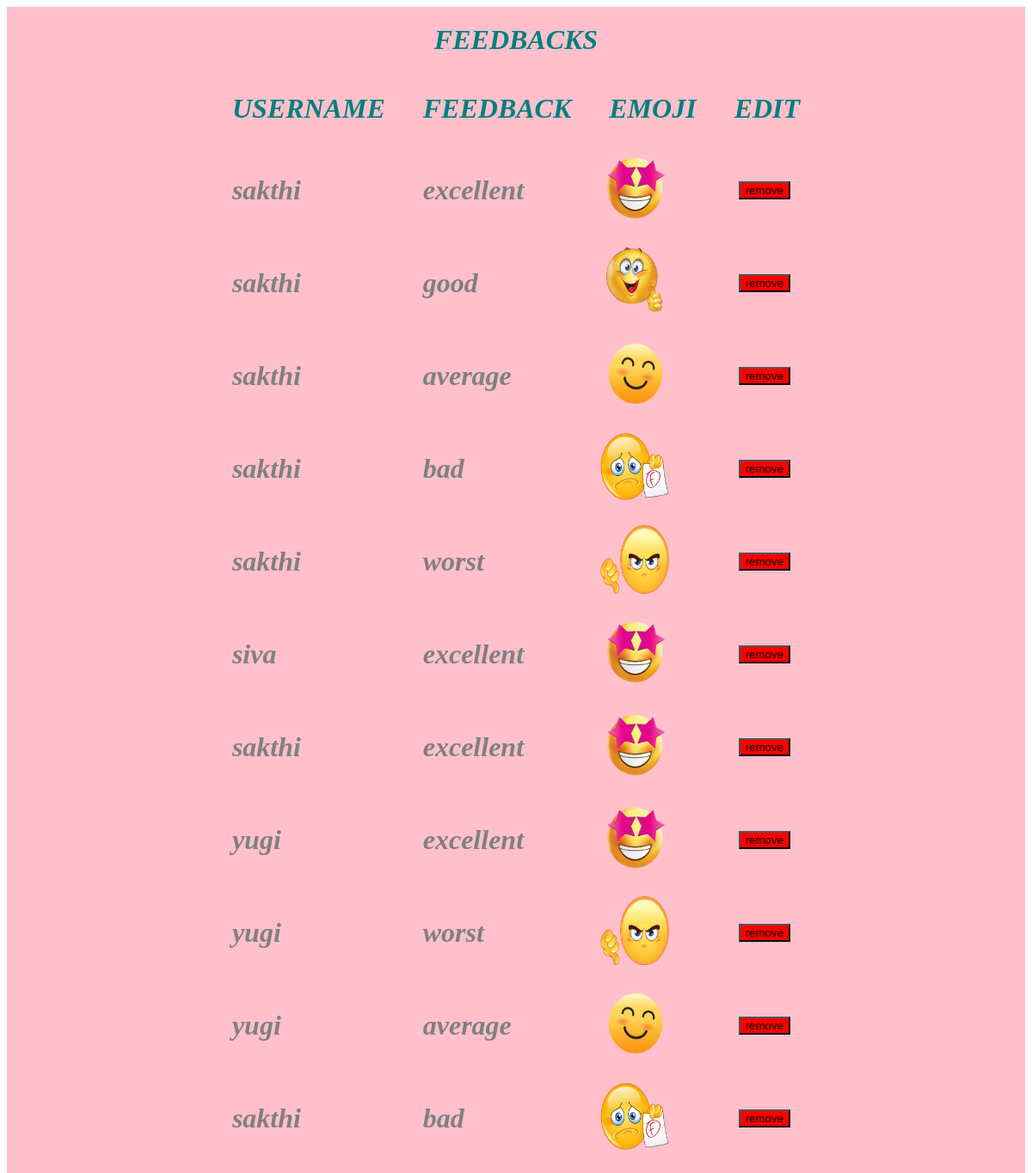
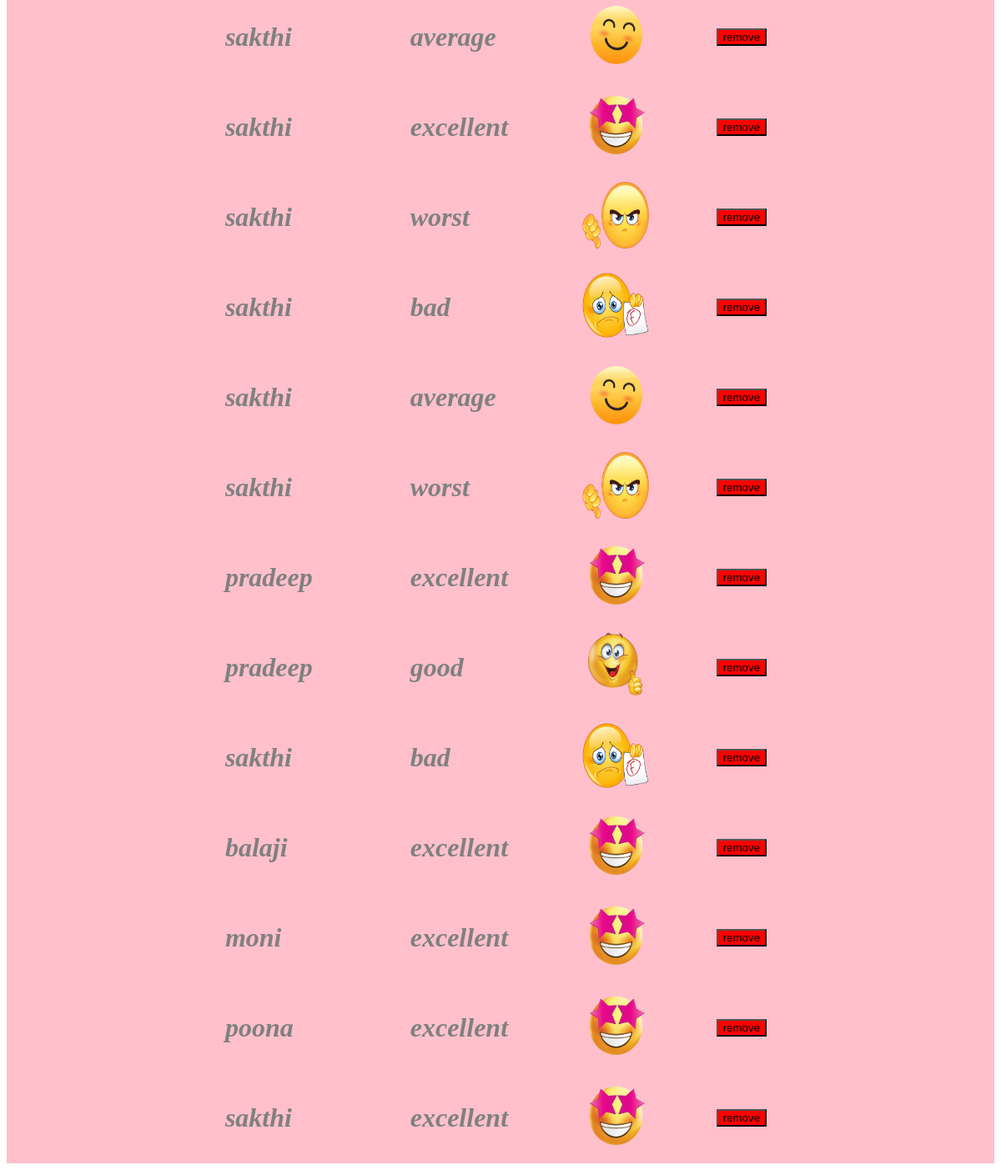
Page /feedbackdb on the earlier database version (2 pictures, top to bottom).
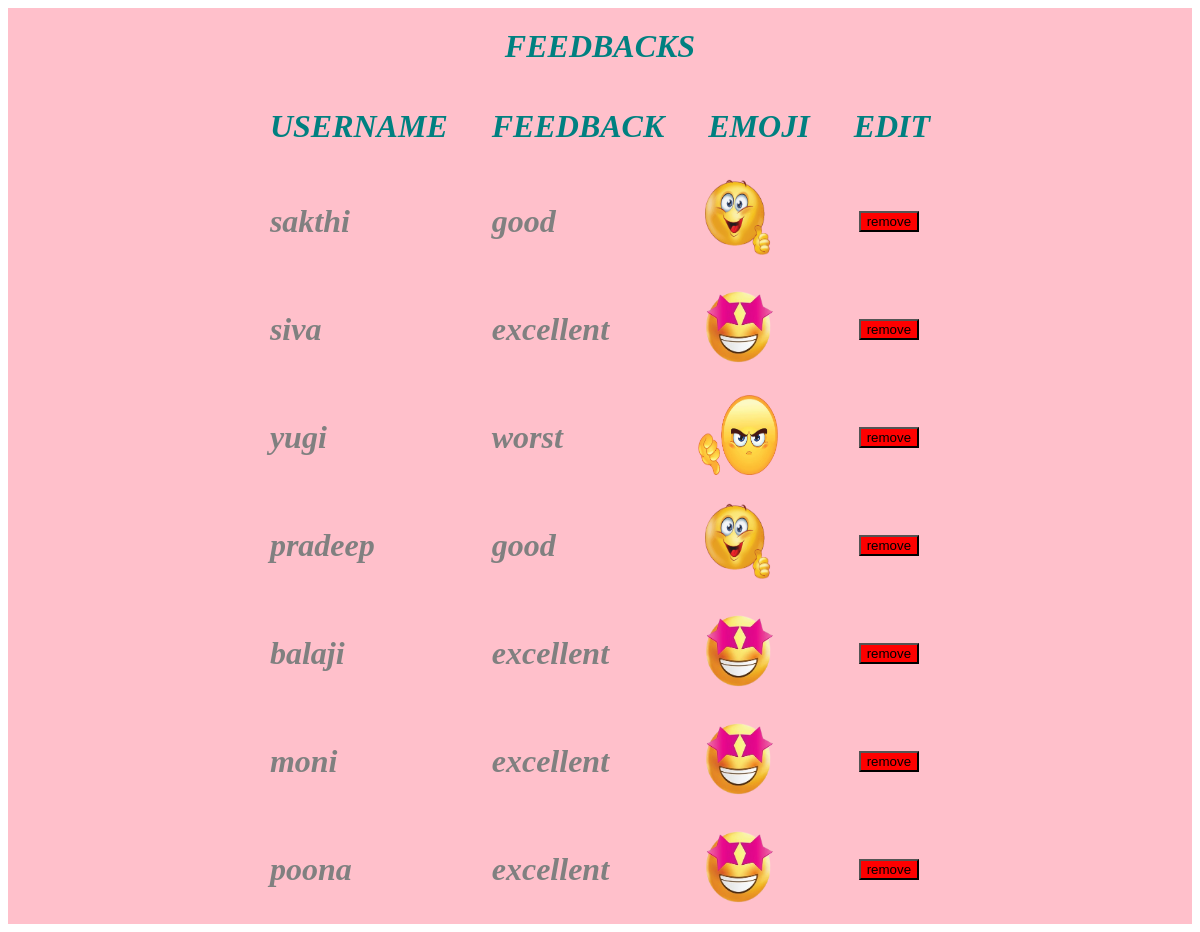
Same page on the later database version.
### tables this page shows
CREATE TABLE "feedback" (
	"username"	TEXT NOT NULL,
	"feedback"	TEXT NOT NULL,
	"emoji"	TEXT NOT NULL
);

### app.py (the view)
@app.route("/feedbackdb")
def feedbackDb():
    conn=sql.connect("flames.db")
    cur=conn.cursor()
    cur.execute("select * from feedback")
    data=cur.fetchall()
    l=[]
    for i in data:
        dic={"username":i[0],"feedback":i[1],"emoji":i[2]}
        l.append(dic)
    return render_template("feedbackdb.html",data=l)

### templates/feedbackdb.html (shortened to what this page needs)
<!DOCTYPE html>
<html>
    <head>
        <link rel="stylesheet" href="/static/feedbackdb.css">
    </head>
    <body>
        <div class="flex">
            <h1 class="dark">FEEDBACKS</h1>
            <table>
                <tr>
                    <th><h1 class="dark">USERNAME</h1></th>
                    <th><h1 class="dark">FEEDBACK</h1></th>
                    <th><h1 class="dark">EMOJI</h1></th>
                    <th><h1 class="dark">EDIT</h1></th>
                </tr>
                {%for i in data%}
                <tr>
                    <td><h1 class="text">{{i.username}}</h1></td>
                    <td><h1 class="text">{{i.feedback}}</h1></td>
                    <td><img class="img" src={{i.emoji}}></td>
                    <td><a href="{{url_for('removeFB',username=i.username,feedback=i.feedback)}}"><button class="red">remove</button></a></td>
                </tr>
                {%endfor%}
            </table>
        </div>
    </body>
</html>

### static/feedbackdb.css (style rules this page uses)
.flex { display: flex; flex-direction:column; justify-content:center; align-items:center; height:100%; width:100%; background-color: pink; }
.dark { margin:20px; color:teal; font-style: italic; }
.text { margin:20px; color:gray; font-style: italic; }
.img { height:80px; width:80px; margin:10px; }
.red { background-color: red; border:2px solif red; margin:25px; }

Differences in the rows shown:
removed feedback: username "sakthi", feedback "excellent", emoji (picture)
removed feedback: username "sakthi", feedback "average", emoji (picture)
removed feedback: username "sakthi", feedback "bad", emoji (picture)
removed feedback: username "sakthi", feedback "worst", emoji (picture)
removed feedback: username "sakthi", feedback "excellent", emoji (picture)
removed feedback: username "yugi", feedback "excellent", emoji (picture)
removed feedback: username "yugi", feedback "average", emoji (picture)
removed feedback: username "sakthi", feedback "bad", emoji (picture)
removed feedback: username "sakthi", feedback "average", emoji (picture)
removed feedback: username "sakthi", feedback "excellent", emoji (picture)
removed feedback: username "sakthi", feedback "worst", emoji (picture)
removed feedback: username "sakthi", feedback "bad", emoji (picture)
removed feedback: username "sakthi", feedback "average", emoji (picture)
removed feedback: username "sakthi", feedback "worst", emoji (picture)
removed feedback: username "pradeep", feedback "excellent", emoji (picture)
removed feedback: username "sakthi", feedback "bad", emoji (picture)
removed feedback: username "sakthi", feedback "excellent", emoji (picture)
